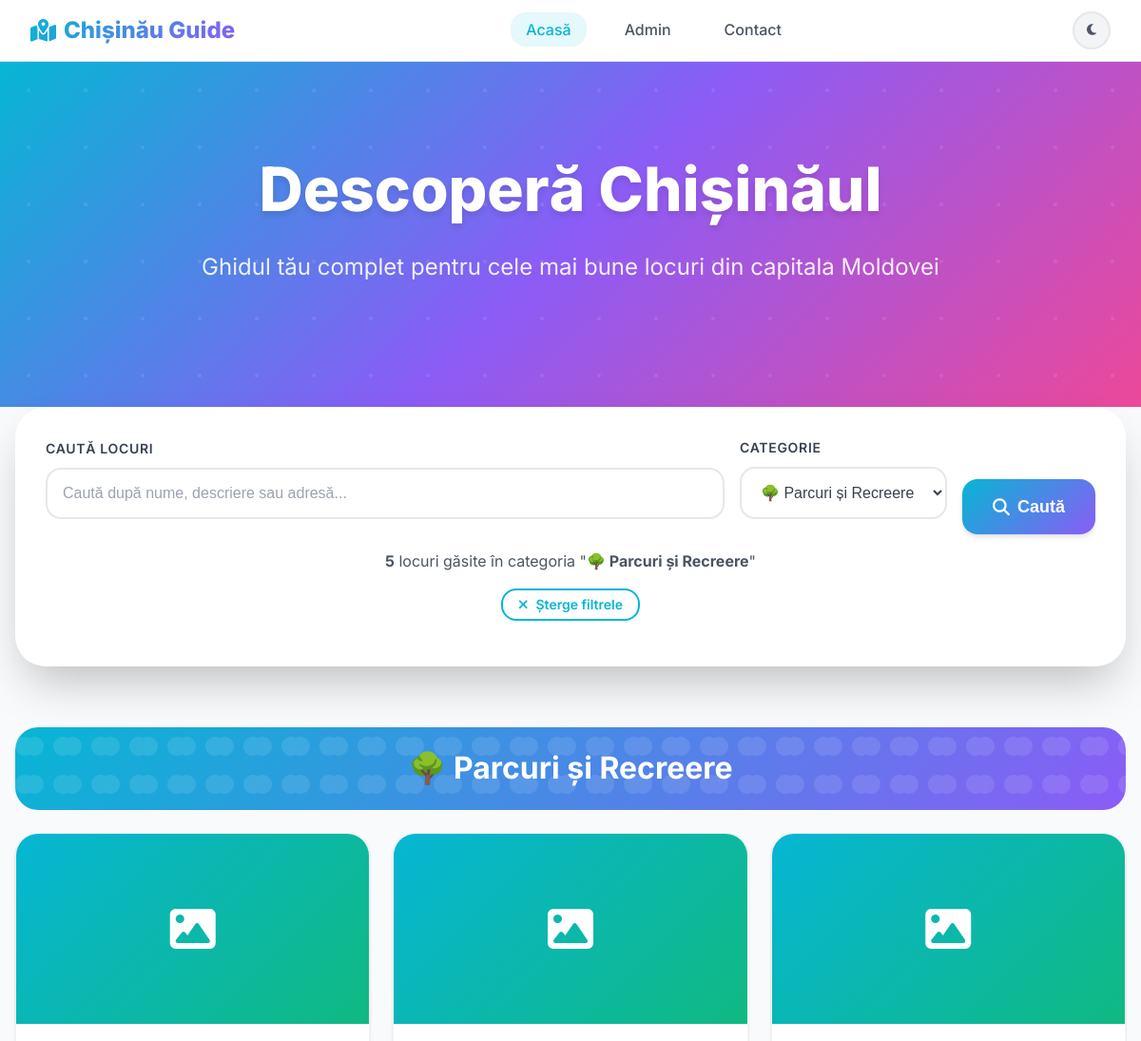
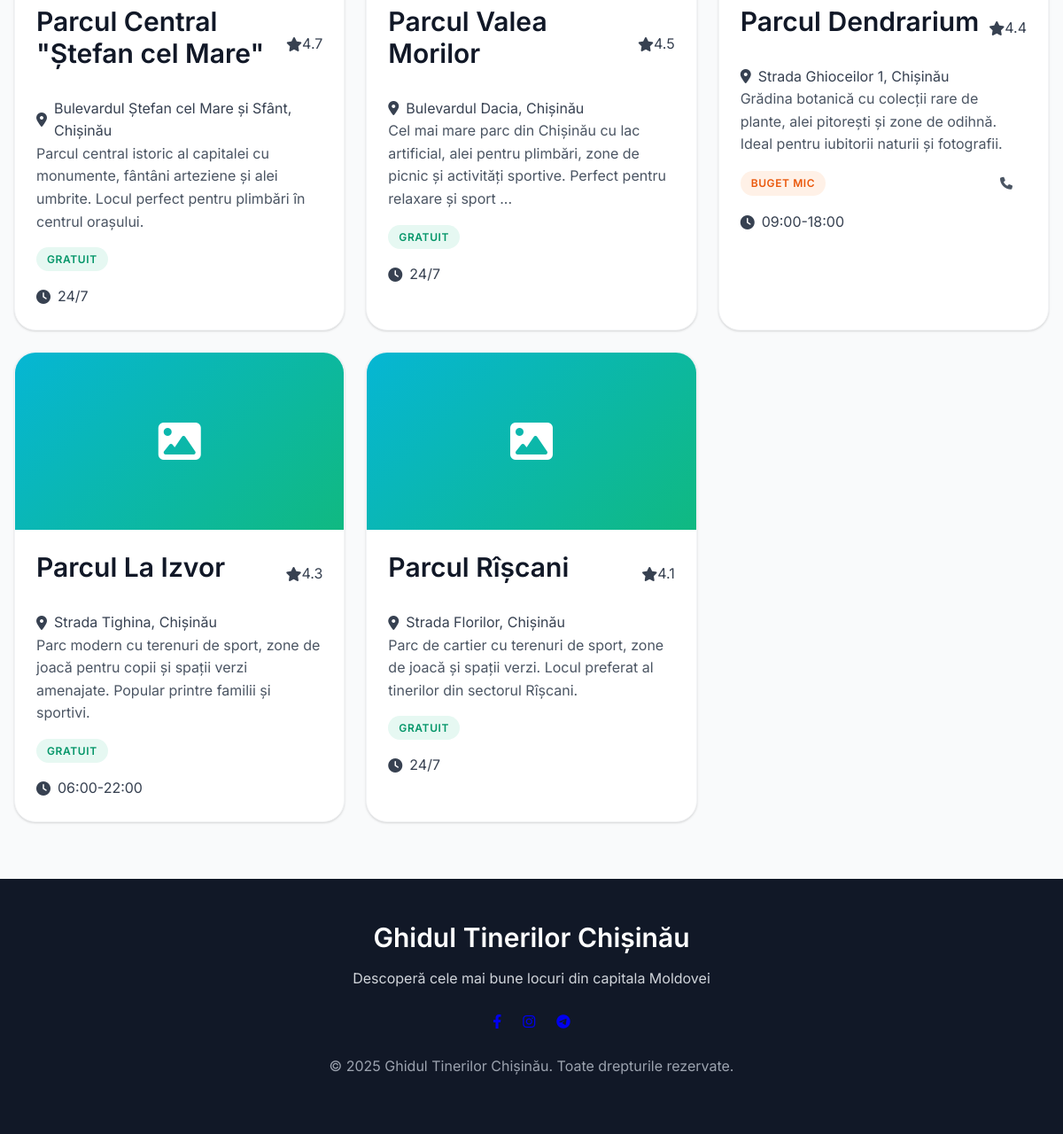
/index.php?category=park, run on the app's committed database (2 pictures, top to bottom).
### tables this page shows
CREATE TABLE places (
    id INT PRIMARY KEY AUTO_INCREMENT,
    name VARCHAR(200) NOT NULL,
    category ENUM('park', 'restaurant', 'cafe', 'museum', 'shopping', 'education', 'entertainment', 'sports', 'coworking', 'nightlife', 'health', 'transport') NOT NULL,
    address TEXT NOT NULL,
    description TEXT NOT NULL,
    website_url VARCHAR(500) NULL,
    image_url VARCHAR(500) NULL,
    latitude DECIMAL(10, 8) NULL,
    longitude DECIMAL(11, 8) NULL,
    phone VARCHAR(20) NULL,
    opening_hours VARCHAR(100) NULL,
    price_range ENUM('free', 'budget', 'moderate', 'expensive') DEFAULT 'moderate',
    rating DECIMAL(2,1) DEFAULT 0.0,
    added_by_user BOOLEAN DEFAULT FALSE,
    created_at TIMESTAMP DEFAULT CURRENT_TIMESTAMP,
    updated_at TIMESTAMP DEFAULT CURRENT_TIMESTAMP ON UPDATE CURRENT_TIMESTAMP,
    
     
    INDEX idx_name (name),
    INDEX idx_category (category),
    INDEX idx_created_at (created_at),
    FULLTEXT(name, description, address)
);

### config/helpers.php (called while the page is built, shortened)
<?php
function sanitizeInput($input) {
    return htmlspecialchars(strip_tags(trim($input)), ENT_QUOTES, 'UTF-8');
}
?>

### index.php (the view, shortened to what this page needs)
<?php
require_once 'config/helpers.php';
$database = new Database();
$db = $database->getConnection();
$search_query = isset($_GET['search']) ? sanitizeInput($_GET['search']) : '';
$category_filter = isset($_GET['category']) ? sanitizeInput($_GET['category']) : '';
$where_conditions = [];
$params = [];
if (!empty($category_filter)) {
    $where_conditions[] = "category = :category";
    $params[':category'] = $category_filter;
}
$where_clause = !empty($where_conditions) ? 'WHERE ' . implode(' AND ', $where_conditions) : '';
try {
    $query = "SELECT * FROM places $where_clause ORDER BY category, rating DESC, name";
    $stmt = $db->prepare($query);
    $stmt->execute($params);
    $places = $stmt->fetchAll();
} catch (Exception $e) {
    error_log("Error fetching places: " . $e->getMessage());
    $places = [];
}
$grouped_places = [];
foreach ($places as $place) {
    $grouped_places[$place['category']][] = $place;
}
try {
    $categories_query = "SELECT DISTINCT category FROM places ORDER BY category";
    $categories_stmt = $db->prepare($categories_query);
    $categories_stmt->execute();
    $categories = $categories_stmt->fetchAll(PDO::FETCH_COLUMN);
} catch (Exception $e) {
    error_log("Error fetching categories: " . $e->getMessage());
    $categories = [];
}
$category_names = [
    'park' => '🌳 Parcuri și Recreere',
    'restaurant' => '🍽️ Restaurante',
    'cafe' => '☕ Cafenele',
    'museum' => '🏛️ Muzee și Cultură',
    'shopping' => '🛍️ Shopping',
    'education' => '🎓 Educație',
    'entertainment' => '🎬 Divertisment',
    'sports' => '⚽ Sport și Fitness',
    'coworking' => '💻 Spații de Lucru',
    'nightlife' => '🌙 Viața de Noapte',
    'health' => '🏥 Sănătate',
    'transport' => '🚌 Transport'
];
$total_places = count($places);
?>
<!DOCTYPE html>
<html lang="ro" data-theme="light">
<head>
    <link href="https://cdnjs.cloudflare.com/ajax/libs/font-awesome/6.4.0/css/all.min.css" rel="stylesheet">
    <link href="assets/css/style.css" rel="stylesheet">
</head>
<body>
    <nav class="navbar">
        <div class="container">
            <div class="navbar-container">
                <a href="index.php" class="navbar-brand">
                    <i class="fas fa-map-marked-alt"></i>
                    Chișinău Guide
                </a>
                <ul class="navbar-nav" id="navbar-nav">
                    <li><a href="index.php" class="nav-link active">Acasă</a></li>
                    <li><a href="admin.php" class="nav-link">Admin</a></li>
                    <li><a href="#" class="nav-link">Contact</a></li>
                </ul>
                <button class="theme-toggle" onclick="toggleTheme()" title="Schimbă tema">
                    <i class="fas fa-moon" id="theme-icon"></i>
                </button>
            </div>
        </div>
    </nav>
    <section class="hero">
        <div class="hero-content">
            <h1>Descoperă Chișinăul</h1>
            <p>Ghidul tău complet pentru cele mai bune locuri din capitala Moldovei</p>
        </div>
    </section>
    <div class="container">
        <div class="search-section">
            <form method="GET" class="search-form" id="search-form">
                <div class="form-group">
                    <label for="search" class="form-label">Caută locuri</label>
                    <input
                        type="text"
                        id="search"
                        name="search"
                        class="form-input"
                        placeholder="Caută după nume, descriere sau adresă..."
                        value="<?php echo htmlspecialchars($search_query); ?>"
                    >
                </div>
                <div class="form-group">
                    <label for="category" class="form-label">Categorie</label>
                    <select id="category" name="category" class="form-select">
                        <?php foreach ($categories as $category): ?>
                            <option value="<?php echo $category; ?>" <?php echo $category_filter === $category ? 'selected' : ''; ?>>
                                <?php echo $category_names[$category] ?? ucfirst($category); ?>
                            </option>
                        <?php endforeach; ?>
                    </select>
                </div>
                <button type="submit" class="btn btn-primary btn-lg">
                    <i class="fas fa-search"></i>
                    Caută
                </button>
            </form>
            <?php if (!empty($search_query) || !empty($category_filter)): ?>
                <div class="py-4">
                    <p class="text-center">
                        <strong><?php echo $total_places; ?></strong>
                        <?php echo $total_places === 1 ? 'loc găsit' : 'locuri găsite'; ?>
                        <?php if (!empty($category_filter)): ?>
                            în categoria "<strong><?php echo $category_names[$category_filter] ?? ucfirst($category_filter); ?></strong>"
                        <?php endif; ?>
                    </p>
                    <div class="text-center">
                        <a href="index.php" class="btn btn-outline btn-sm">
                            <i class="fas fa-times"></i>
                            Șterge filtrele
                        </a>
                    </div>
                </div>
            <?php endif; ?>
        </div>
    </div>
    <main class="container py-8">
        <?php if (empty($places)): ?>
            <div class="no-results">
                <i class="fas fa-search"></i>
                <h3>Nu am găsit rezultate</h3>
                <p>Încearcă să modifici termenii de căutare sau să alegi o altă categorie.</p>
                <a href="index.php" class="btn btn-primary">
                    <i class="fas fa-home"></i>
                    Vezi toate locurile
                </a>
            </div>
        <?php else: ?>
            <?php foreach ($grouped_places as $category => $category_places): ?>
                <section class="fade-in">
                    <div class="category-header">
                        <h2><?php echo $category_names[$category] ?? ucfirst($category); ?></h2>
                    </div>
                    <div class="grid grid-cols-3 mb-8">
                        <?php foreach ($category_places as $place): ?>
                            <div class="card place-card">
                                <?php if (!empty($place['image_url'])): ?>
                                    <img src="<?php echo htmlspecialchars($place['image_url']); ?>"
                                         alt="<?php echo htmlspecialchars($place['name']); ?>"
                                         loading="lazy">
                                <?php else: ?>
                                    <div class="place-image-placeholder">
                                        <i class="fas fa-image"></i>
                                    </div>
                                <?php endif; ?>
                                <div class="card-body">
                                    <div class="flex justify-between items-start mb-4">
                                        <h3 class="text-xl font-bold text-gray-900 mb-2">
                                            <?php echo htmlspecialchars($place['name']); ?>
                                        </h3>
                                        <?php if ($place['rating'] > 0): ?>
                                            <div class="flex items-center gap-1">
                                                <i class="fas fa-star text-yellow-500"></i>
                                                <span class="font-semibold"><?php echo $place['rating']; ?></span>
                                            </div>
                                        <?php endif; ?>
                                    </div>
                                    <div class="flex items-center gap-2 mb-3">
                                        <i class="fas fa-map-marker-alt text-primary"></i>
                                        <span class="text-sm text-gray-600">
                                            <?php echo htmlspecialchars($place['address']); ?>
                                        </span>
                                    </div>
                                    <p class="text-gray-600 mb-4 line-clamp-3">
                                        <?php echo htmlspecialchars(substr($place['description'], 0, 150)); ?>
                                        <?php echo strlen($place['description']) > 150 ? '...' : ''; ?>
                                    </p>
                                    <div class="flex items-center justify-between mb-4">
                                        <span class="badge price-<?php echo $place['price_range']; ?>">
                                            <?php
                                            $price_labels = [
                                                'free' => 'Gratuit',
                                                'budget' => 'Buget mic',
                                                'moderate' => 'Moderat',
                                                'expensive' => 'Scump'
                                            ];
                                            echo $price_labels[$place['price_range']] ?? 'N/A';
                                            ?>
                                        </span>
                                        <div class="flex gap-2">
                                            <?php if (!empty($place['phone'])): ?>
                                                <a href="tel:<?php echo $place['phone']; ?>"
                                                   class="btn btn-ghost btn-sm" title="Sună">
                                                    <i class="fas fa-phone"></i>
                                                </a>
                                            <?php endif; ?>
                                        </div>
                                    </div>
                                    <?php if (!empty($place['opening_hours'])): ?>
                                        <div class="pt-3 border-t border-gray-200">
                                            <div class="flex items-center gap-2 text-sm text-gray-500">
                                                <i class="fas fa-clock"></i>
                                                <span><?php echo htmlspecialchars($place['opening_hours']); ?></span>
                                            </div>
                                        </div>
                                    <?php endif; ?>
                                </div>
                            </div>
                        <?php endforeach; ?>
                    </div>
                </section>
            <?php endforeach; ?>
        <?php endif; ?>
    </main>
    <footer class="py-12" style="background: var(--gray-900); color: var(--white);">
        <div class="container text-center">
            <div class="mb-6">
                <h3 class="text-2xl font-bold mb-2" style="color: var(--white);">Ghidul Tinerilor Chișinău</h3>
                <p style="color: var(--gray-300);">Descoperă cele mai bune locuri din capitala Moldovei</p>
            </div>
            <div class="flex justify-center gap-6 mb-6">
                <a href="#" class="text-gray-300 hover:text-white transition-colors">
                    <i class="fab fa-facebook-f text-xl"></i>
                </a>
                <a href="#" class="text-gray-300 hover:text-white transition-colors">
                    <i class="fab fa-instagram text-xl"></i>
                </a>
                <a href="#" class="text-gray-300 hover:text-white transition-colors">
                    <i class="fab fa-telegram text-xl"></i>
                </a>
            </div>
            <p style="color: var(--gray-400);">
                © <?php echo date('Y'); ?> Ghidul Tinerilor Chișinău. Toate drepturile rezervate.
            </p>
        </div>
    </footer>
</body>
</html>

### data on the page
places: name "Parcul Central \"Ștefan cel Mare\"", rating "4.7", address "Bulevardul Ștefan cel Mare și Sfânt, Chișinău", description "Parcul central istoric al capitalei cu monumente, fântâni arteziene și alei umbrite. Locul perfect pentru plimbări în centrul orașului.", price_range "GRATUIT", opening_hours "24/7"
places: name "Parcul Valea Morilor", rating "4.5", address "Bulevardul Dacia, Chișinău", description "Cel mai mare parc din Chișinău cu lac artificial, alei pentru plimbări, zone de picnic și activități sportive. Perfect pentru relaxare și sport", price_range "GRATUIT", opening_hours "24/7"
places: name "Parcul Dendrarium", rating "4.4", address "Strada Ghioceilor 1, Chișinău", description "Grădina botanică cu colecții rare de plante, alei pitorești și zone de odihnă. Ideal pentru iubitorii naturii și fotografii.", price_range "BUGET MIC", opening_hours "09:00-18:00"
places: name "Parcul La Izvor", rating "4.3", address "Strada Tighina, Chișinău", description "Parc modern cu terenuri de sport, zone de joacă pentru copii și spații verzi amenajate. Popular printre familii și sportivi.", price_range "GRATUIT", opening_hours "06:00-22:00"
places: name "Parcul Rîșcani", rating "4.1", address "Strada Florilor, Chișinău", description "Parc de cartier cu terenuri de sport, zone de joacă și spații verzi. Locul preferat al tinerilor din sectorul Rîșcani.", price_range "GRATUIT", opening_hours "24/7"

### other printed values
$total_places "5"
$category_names[$category_filter] "🌳 Parcuri și Recreere"
$category_names[$category] "🌳 Parcuri și Recreere"
form field category "🌳 Parcuri și Recreere"
